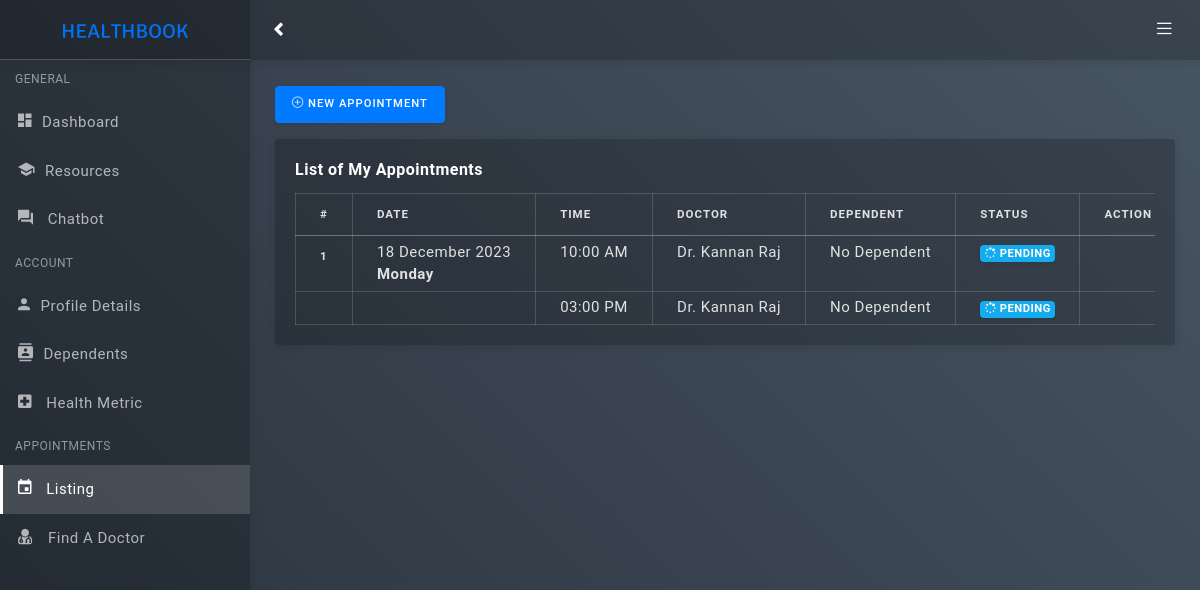
/patient/appointment.php (signed in), run on an earlier commit of the app's database.
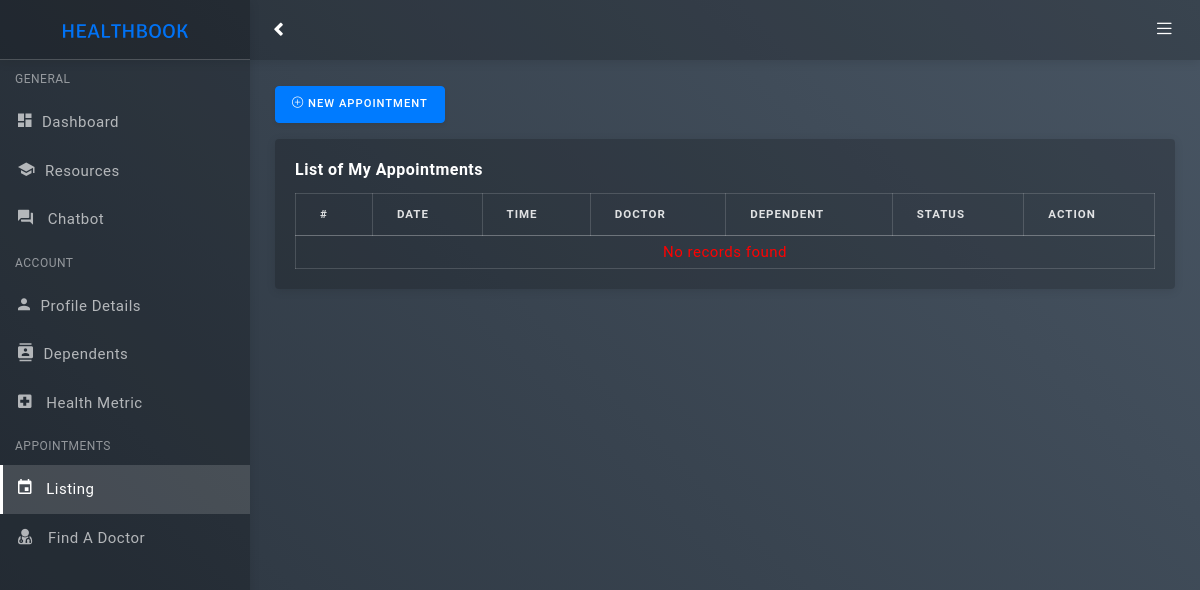
And on a later commit of the database.
### tables this page shows
CREATE TABLE `appointment` (
  `appId` int(11) NOT NULL,
  `patientId` int(11) NOT NULL,
  `dependentID` int(11) DEFAULT NULL,
  `appType` varchar(50) NOT NULL,
  `appDate` date DEFAULT NULL,
  `appTime` time DEFAULT NULL,
  `status` varchar(10) NOT NULL DEFAULT 'pending',
  `doctorID` bigint(20) NOT NULL,
  `receipt` varchar(500) DEFAULT NULL
);

CREATE TABLE `doctor` (
  `id` bigint(20) NOT NULL,
  `doctorId` varchar(5) NOT NULL,
  `password` varchar(200) NOT NULL,
  `doctorName` varchar(255) NOT NULL,
  `doctorEmail` varchar(255) NOT NULL,
  `doctorPhone` varchar(15) NOT NULL,
  `specialization` int(11) NOT NULL
);

### patient/appointment.php (the view, shortened to what this page needs)
<?php
require '../dbconnection.php';
if (isset($_SESSION['id'], $_SESSION['password'])) {
?>
  <!DOCTYPE html>
  <html lang="en">
  <?php include "head.php"; ?>
  <body class="bg-theme bg-theme9">
    <div id="wrapper">
      <?php
      include "sidebar.php";
      include "header.php";
      ?>
      <div class="content-wrapper">
        <div class="container-fluid">
          <div class="row mt-3">
            <div class="col-lg-12">
              <a href="new-appointment.php" class="btn btn-primary px-3 mb-3"><i class='icon-plus'></i> New Appointment</a>
              <div class="card">
                <div class="card-body">
                  <h5 class="card-title">List of My Appointments </h5>
                  <div class="table-responsive">
                    <table class="table table-sm table-bordered">
                      <thead>
                        <tr>
                          <th scope="col">#</th>
                          <th scope="col">Date</th>
                          <th scope="col">Time</th>
                          <th scope="col">Doctor</th>
                          <th scope="col">Dependent</th>
                          <th scope="col">Status</th>
                          <th scope="col">Action</th>
                        </tr>
                      </thead>
                      <tbody>
                        <?php
                        $count = 1;
                        $query = "SELECT a.*, b.patientName, c.doctorName, d.name_dependent FROM appointment a
                        JOIN patient b ON a.patientID = b.id
                        JOIN doctor c ON a.doctorID = c.id
                        LEFT JOIN dependent d ON a.dependentID = d.id_dependent
                        WHERE a.patientID='" . $_SESSION['id'] . "'
                        ORDER BY a.appDate DESC, a.appTime";
                        $result = mysqli_query($con, $query);
                        if ($result) {
                          if (mysqli_num_rows($result) > 0) {
                            $currentDate = null;
                            while ($row = mysqli_fetch_assoc($result)) {
                              extract($row);
                              $formattedTime = date('h:i A', strtotime($appTime));
                              $formattedDate = date('j F Y', strtotime($appDate)) . "<br><b>" . date('l', strtotime($appDate)) . "</b>";
                              if ($status == 'pending') {
                                $statusBadge = '<span class="badge badge-primary"><i class="fa fa-spinner"></i> PENDING</span>';
                              }
                              if ($appDate != $currentDate) {
                                echo "<tr>";
                                echo "<th scope='row'>" . $count . "</th>";
                                echo "<td>" . $formattedDate . "</td>";
                                echo "<td>" . $formattedTime . "</td>";
                                echo "<td>" . $doctorName . "</td>";
                                echo "<td>" . ($name_dependent ? $name_dependent : "No Dependent") . "</td>";
                                echo "<td>" . $statusBadge . "</td>";
                                echo "<td>";
                                echo "</td>";
                                echo "</tr>";
                                $count++;
                                $currentDate = $appDate;
                              } else {
                                echo "<tr>";
                                echo "<th scope='row'></th>";
                                echo "<td></td>";
                                echo "<td>" . $formattedTime . "</td>";
                                echo "<td>" . $doctorName . "</td>";
                                echo "<td>" . ($name_dependent ? $name_dependent : "No Dependent") . "</td>";
                                echo "<td>" . $statusBadge . "</td>";
                                echo "<td>";
                                echo "</td>";
                                echo "</tr>";
                              }
                            }
                          } else {
                            echo "<tr>";
                            echo "<td colspan='7' style='text-align: center; color: red;'>No records found</td>";
                            echo "</tr>";
                          }
                        } else {
                          die("Error with the query in the database");
                        }
                        ?>
                      </tbody>
                    </table>
                  </div>
                </div>
              </div>
            </div>
          </div>
        </div>
      </div>
  </body>
  </html>
<?php
} else {
  header("location:../index.php");
  exit;
}
?>

What changed in the data, as far as the page shows it:
removed appointment: appDate "18 December 2023", appDate "Monday", appTime "10:00 AM", doctorID.doctorName "Dr. Kannan Raj", shows "No Dependent", status "pending" (drawn)
removed appointment: appTime "03:00 PM", doctorID.doctorName "Dr. Kannan Raj", shows "No Dependent", status "pending" (drawn)
Also different on the page:
text now shown: "No records found"
